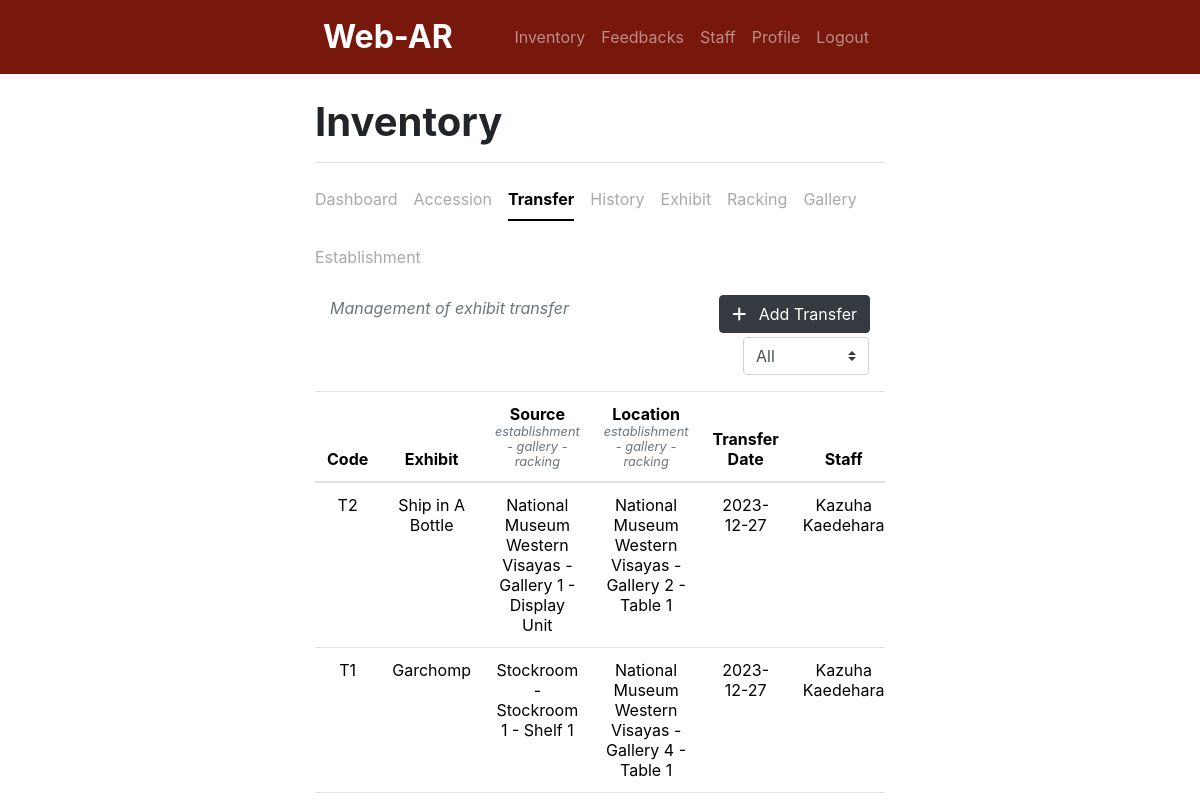
/inventory/transfer.php (signed in), run on the app's committed database.
### tables this page shows
CREATE TABLE `exhibit_transfer` (
  `ID` int(11) NOT NULL,
  `transferCode` varchar(20) NOT NULL,
  `sourceRackingCode` varchar(20) NOT NULL,
  `currentRackingCode` varchar(20) NOT NULL,
  `exhibitID` int(11) NOT NULL,
  `transferDate` date NOT NULL,
  `userID` int(11) NOT NULL,
  `isPosted` tinyint(1) NOT NULL DEFAULT 0 COMMENT '0 - Not Posted; 1 - Posted',
  `datePosted` date NOT NULL,
  `timestamp` timestamp NOT NULL DEFAULT current_timestamp() ON UPDATE current_timestamp()
);

CREATE TABLE `exhibit` (
  `exhibitID` int(11) NOT NULL,
  `exhibitCode` varchar(20) NOT NULL,
  `exhibitName` text NOT NULL,
  `exhibitInformation` longtext NOT NULL,
  `exhibitModel` longtext NOT NULL,
  `isActive` tinyint(1) NOT NULL DEFAULT 1 COMMENT '1 - active'
);

CREATE TABLE `establishment` (
  `ID` int(11) NOT NULL,
  `establishmentCode` varchar(20) NOT NULL,
  `establishmentName` text NOT NULL,
  `isActive` tinyint(1) NOT NULL DEFAULT 1 COMMENT '1 - active; 0 - inactive'
);

CREATE TABLE `gallery` (
  `ID` int(11) NOT NULL,
  `galleryCode` varchar(20) NOT NULL,
  `galleryName` text NOT NULL,
  `establishmentCode` varchar(20) NOT NULL,
  `isActive` tinyint(1) NOT NULL DEFAULT 1 COMMENT '1 - active; 0 - inactive'
);

CREATE TABLE `racking` (
  `ID` int(11) NOT NULL,
  `rackingCode` varchar(20) NOT NULL,
  `rackingName` text NOT NULL,
  `galleryCode` varchar(20) NOT NULL,
  `isActive` tinyint(1) DEFAULT 1 COMMENT '1 - active; 0 - inactive1 - active; 0 - inactive'
);

CREATE TABLE `user` (
  `userID` int(11) NOT NULL,
  `firstName` text NOT NULL,
  `lastName` text NOT NULL,
  `contactNumber` varchar(20) NOT NULL,
  `username` varchar(100) NOT NULL,
  `password` varchar(100) NOT NULL,
  `role` text NOT NULL,
  `isActive` tinyint(1) NOT NULL DEFAULT 1 COMMENT '1 - active; 0 - inactive'
);

### inventory/transfer.php (the view, shortened to what this page needs)
<?php
include '../header.php';
include 'navbar.php';
include '../db_connect.php';
include 'i_nav.php';
$postStatusFilter = isset($_GET['post_status']) ? $_GET['post_status'] : '';
$postStatusCondition = ($postStatusFilter == 'posted') ? 'AND isPosted = 1' : (($postStatusFilter == 'not_posted') ? 'AND isPosted = 0' : '');
$q = "SELECT exhibit_transfer.*,
     establishment.establishmentName AS destEstablishmentName,
     gallery.galleryName AS destGalleryName,
     racking.rackingName AS destRackingName,
     source_establishment.establishmentName AS sourceEstablishmentName,
     source_gallery.galleryName AS sourceGalleryName,
     source_racking.rackingName AS sourceRackingName,
     exhibit.exhibitName,
     user.firstName,
     user.lastName
     FROM exhibit_transfer
     LEFT JOIN racking ON exhibit_transfer.currentRackingCode = racking.rackingCode
     LEFT JOIN gallery ON racking.galleryCode = gallery.galleryCode
     LEFT JOIN establishment ON gallery.establishmentCode = establishment.establishmentCode
     LEFT JOIN racking AS source_racking ON exhibit_transfer.sourceRackingCode = source_racking.rackingCode
     LEFT JOIN gallery AS source_gallery ON source_racking.galleryCode = source_gallery.galleryCode
     LEFT JOIN establishment AS source_establishment ON source_gallery.establishmentCode = source_establishment.establishmentCode
     LEFT JOIN exhibit ON exhibit_transfer.exhibitID = exhibit.exhibitID
     LEFT JOIN user ON exhibit_transfer.userID = user.userID
     WHERE 1 $postStatusCondition
     ORDER BY ID DESC";
$r = mysqli_query($conn, $q);
?>
<div class="container w-50">
    <div class="container d-flex justify-content-between align-items-center text-muted fst-italic">
        <p class="text-muted fst-italic">Management of exhibit transfer</p>
        <button class="btn btn-dark mb-1" data-bs-toggle="modal" data-bs-target="#addTransferModal" role="button">
            <i class="fa-solid fa-plus"></i>
            <span class="ms-2">Add Transfer</span>
        </button>
    </div>
    <div class="d-flex justify-content-end">
        <form class="form-inline">
            <select class="custom-select mr-3" name="post_status" id="post_status" onchange="this.form.submit()">
                <option value="" <?php echo ($postStatusFilter == '') ? 'selected' : ''; ?>>All</option>
            </select>
        </form>
    </div>
    <div class="table-responsive">
        <table class="table table-hover">
            <thead class="text-center">
                <tr>
                    <th scope="col">Code</th>
                    <th scope="col">Exhibit</th>
                    <th scope="col">Source<small class="d-block text-muted fst-italic">establishment - gallery - racking</small></th>
                    <th scope="col">Location<small class="d-block text-muted fst-italic">establishment - gallery - racking</small></th>
                    <th scope="col">Transfer Date</th>
                    <th scope="col">Staff</th>
                </tr>
            </thead>
            <tbody>
                <?php
                while ($row = mysqli_fetch_assoc($r)) {
                    $transferCode           = $row['transferCode'];
                    $destEstablishmentName  = $row['destEstablishmentName'];
                    $destGalleryName        = $row['destGalleryName'];
                    $destRackingName        = $row['destRackingName'];
                    $sourceEstablishmentName= $row['sourceEstablishmentName'];
                    $sourceGalleryName      = $row['sourceGalleryName'];
                    $sourceRackingName      = $row['sourceRackingName'];
                    $exhibitName            = $row['exhibitName'];
                    $staffFirstName         = $row['firstName'];
                    $staffLastName          = $row['lastName'];
                    $transferDate           = $row['transferDate'];
                ?>
                    <tr>
                        <td class="text-center"><?php echo $transferCode; ?></td>
                        <td class="text-center"><?php echo $exhibitName; ?></td>
                        <td class="text-center"><?php echo $sourceEstablishmentName . ' - ' . $sourceGalleryName . ' - ' . $sourceRackingName; ?></td>
                        <td class="text-center"><?php echo $destEstablishmentName . ' - ' . $destGalleryName . ' - ' . $destRackingName; ?><br></td>
                        <td class="text-center"><?php echo $transferDate; ?></td>
                        <td class="text-center"><?php echo $staffFirstName . ' ' . $staffLastName; ?></td>
                    </tr>
                <?php
                }
                ?>
            </tbody>
        </table>
    </div>
</div>

### data on the page
exhibit_transfer: transferCode "T2", exhibitID.exhibitName "Ship in A Bottle", establishment.establishmentName "National Museum Western Visayas", gallery.galleryName "Gallery 1", racking.rackingName "Display Unit", gallery.galleryName "Gallery 2", currentRackingCode.rackingName "Table 1", transferDate "2023-12-27", userID.firstName "Kazuha", userID.lastName "Kaedehara"
exhibit_transfer: transferCode "T1", exhibitID.exhibitName "Garchomp", establishment.establishmentName "Stockroom", gallery.galleryName "Stockroom 1", racking.rackingName "Shelf 1", establishment.establishmentName "National Museum Western Visayas", gallery.galleryName "Gallery 4", currentRackingCode.rackingName "Table 1", transferDate "2023-12-27", userID.firstName "Kazuha", userID.lastName "Kaedehara"
